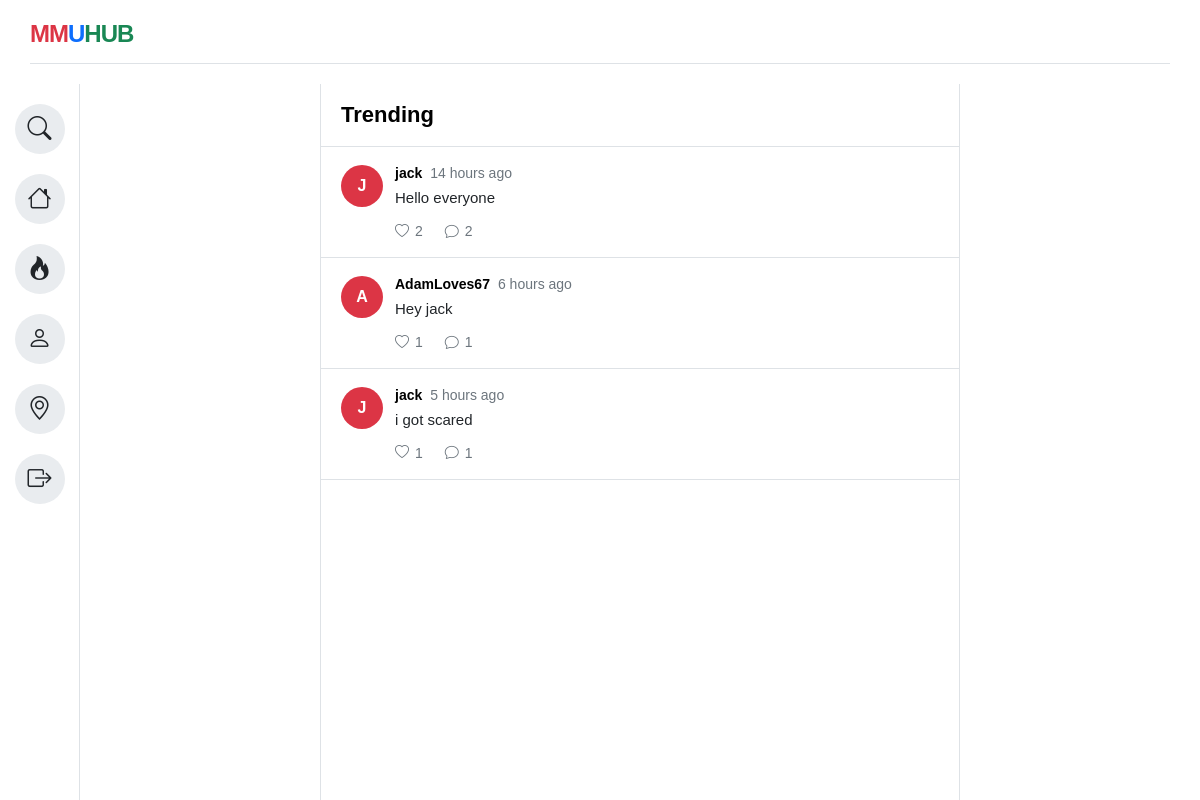
/Trending.html (signed in), run on an earlier commit of the app's database.
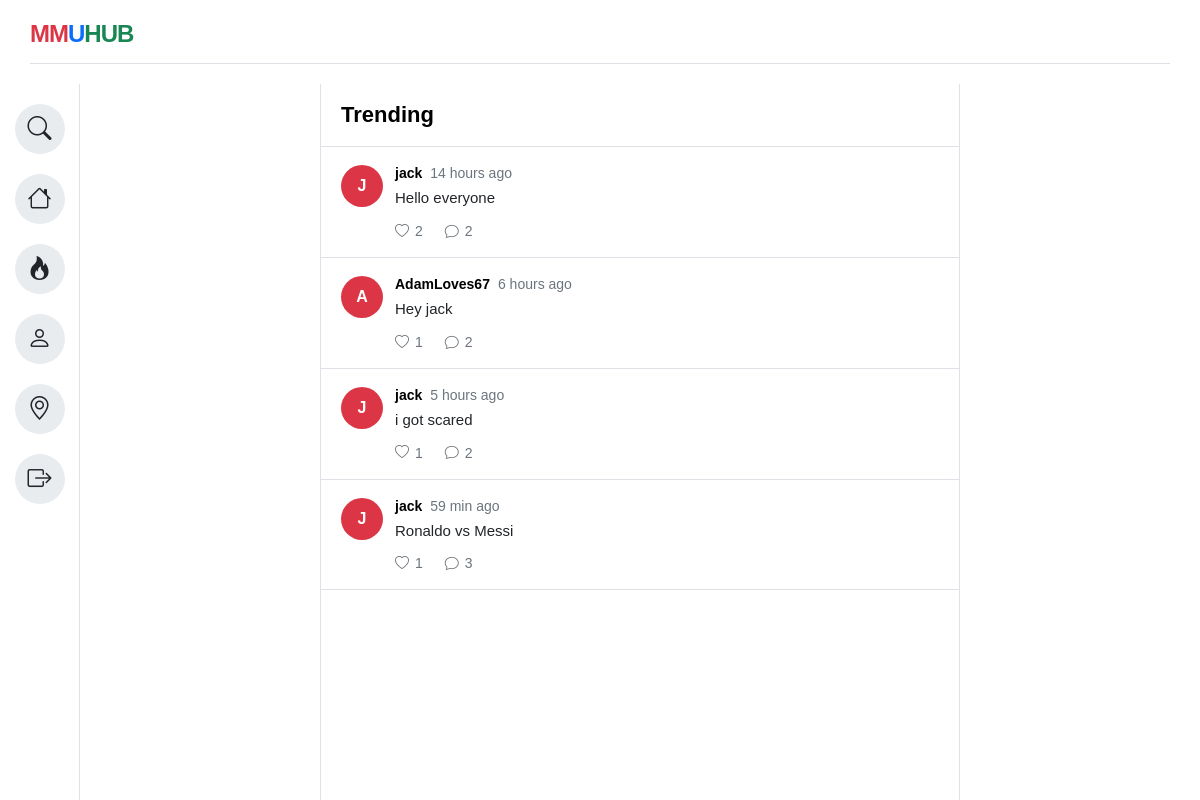
And on a later commit of the database.
### tables this page shows
CREATE TABLE posts (
        id INTEGER PRIMARY KEY AUTOINCREMENT,
        user_id INTEGER,
        content TEXT,
        created_at TIMESTAMP DEFAULT CURRENT_TIMESTAMP,
        FOREIGN KEY(user_id) REFERENCES users(id)
    );

### app.py (the view)
@app.route("/Trending.html")
def trending():
    if "user" not in session:
        return redirect(url_for("login_page"))
    posts = get_most_liked_posts()
    formatted_posts = []
    for post in posts:
        formatted_posts.append({
            "id": post[0],
            "username": post[1],
            "content": post[2],
            "time": time_ago(post[3]),
            "likes": post[4],
            "comments": get_comment_count(post[0])
        })
    return render_template(
        "Trending.html",
        username=session["user"]["username"],
        posts=formatted_posts
    )

### comments.py (called while the page is built)
def get_comment_count(post_id):
    conn = connect()
    cursor = conn.cursor()
    cursor.execute(
        "SELECT COUNT(*) FROM comments WHERE post_id=?",
        (post_id,)
    )
    count = cursor.fetchone()[0]
    conn.close()
    return count

### database.py (called while the page is built)
def connect():
    return sqlite3.connect("app.db")

### posts.py (called while the page is built)
def get_most_liked_posts():
    conn = connect()
    cursor = conn.cursor()
    cursor.execute("""
SELECT
    posts.id,
    users.username,
    posts.content,
    posts.created_at,
    COUNT(likes.id) AS like_count
FROM posts
JOIN users
ON posts.user_id = users.id
LEFT JOIN likes
ON posts.id = likes.post_id
GROUP BY posts.id
ORDER BY like_count DESC
""")
    posts = cursor.fetchall()
    conn.close()
    return posts

### templates/Trending.html (shortened to what this page needs)
<!DOCTYPE html>
<html lang="en">
<head>
    <link rel="stylesheet" href="{{ url_for('static', filename='style.css') }}">
    <link rel="stylesheet" href="https://cdn.jsdelivr.net/npm/bootstrap-icons@1.11.1/font/bootstrap-icons.css">
</head>
<body>
    <div class="app-background">
        <div class="main-container">
            <header>
                <div class="logo">
                    <span class="red">MM</span><span class="blue">U</span><span class="green">HUB</span>
                </div>
                <hr class="header-line">
            </header>
            <div class="content-wrapper">
                <aside class="sidebar">
                    <div class="icon-group">
                      <a href="Search.html" class="icon-circle" data-tooltip="Search"><i class="bi bi-search"></i></a>
                      <a href="Homepage.html" class="icon-circle" data-tooltip="Home"><i class="bi bi-house"></i></a>
                      <a href="Trending.html" class="icon-circle" data-tooltip="Trending"><i class="bi bi-fire"></i></a>
                      <a href="Profile.html" class="icon-circle" data-tooltip="Profile"><i class="bi bi-person"></i></a>
                      <a href="Map.html" class="icon-circle" data-tooltip="Map"><i class="bi bi-geo-alt"></i></a>
                      <a href="/logout" class="icon-circle logout-btn" data-tooltip="Logout">
                           <i class="bi bi-box-arrow-right"></i>
                      </a>
                    </div>
                </aside>
                <main class="content-area">
                    <section class="feed-container">
                     <div class="feed-page-title">
                      <h1>Trending</h1>
                     </div>
{% for post in posts %}
<article class="feed-post">
    <div class="feed-avatar avatar-red">
        {{ post.username[0]|upper }}
    </div>
    <div class="feed-post-body">
        <div class="feed-post-header">
            <strong>{{ post.username }}</strong>
            <span>{{ post.time }}</span>
        </div>
        <p>{{ post.content }}</p>
        <div class="feed-actions">
    <button
        type="button"
        class="like-btn"
        data-post-id="{{ post.id }}">
        <i class="bi bi-heart"></i>
        <span class="like-count">{{ post.likes }}</span>
    </button>
    <button
        type="button"
        class="comment-btn"
        data-post-id="{{ post.id }}">
        <i class="bi bi-chat"></i>
        <span class="comment-count">{{ post.comments }}</span>
    </button>
</div>
    </div>
</article>
{% endfor %}
                    </section>
                </main>
            </div>
        </div>
    </div>
</body>
</html>

What changed in the data, as far as the page shows it:
computed for posts "Hey jack": comments "1" → "2"
computed for posts "i got scared": comments "1" → "2"
added posts: username "J", username "jack", time "59 min ago", content "Ronaldo vs Messi", likes "1", comments "3"
